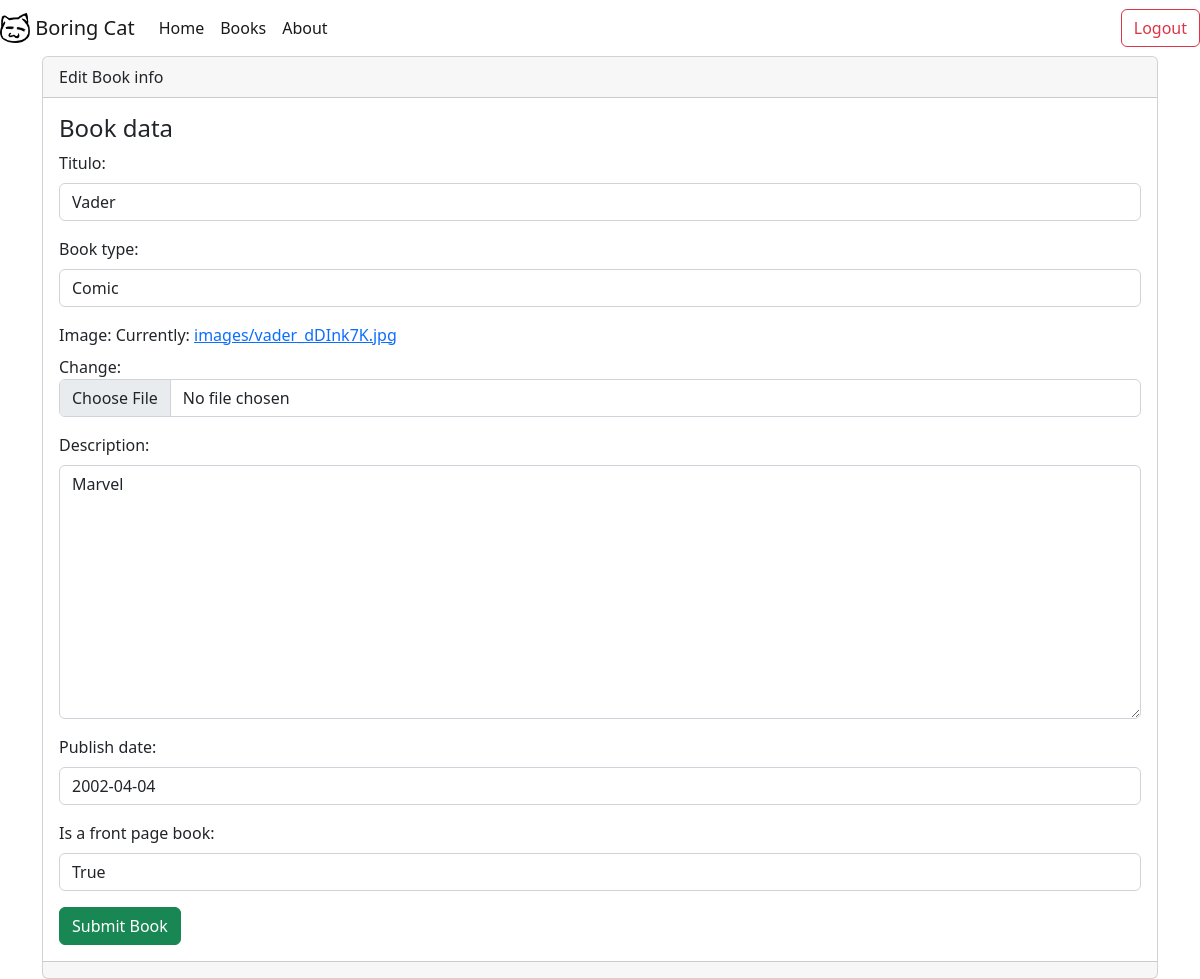
/Books/edit_book/1 (signed in), run on the app's committed database.
### apps/core/models.py (models this page shows, shortened)
class Book(models.Model):
    id = models.AutoField(primary_key=True)
    title = models.CharField(max_length=100, verbose_name="Titulo")
    booktype = models.CharField(max_length=20)
    image = models.ImageField(upload_to="images/", null=True, verbose_name="Image")
    description = models.TextField(
        max_length=1000, verbose_name="Description", null=True, blank=True
    )
    publish_date = models.DateField(null=True)
    front_page = models.BooleanField(default=False)

### apps/core/views.py (the view)
# urls.py: path('Books/edit_book', views.editBookForm,name='EditBook'),
@login_required
def editBookForm(request, id):
    book = models.Book.objects.get(id = id)
    form = forms.BookForm(request.POST or None, request.FILES or None, instance = book)
    print(form)
    context = { 'forms': form}
    return render(request,'books/editbook.html', context)

### apps/core/forms.py
class BookForm(forms.ModelForm):
    booktype = forms.ChoiceField(choices=CHOICES_BOOK, label="Book type")
    front_page = forms.ChoiceField(choices=CHOICES_FRONTPAGE, label="Is a front page book")
    class Meta:
        model = models.Book
        fields = '__all__'
    def __init__(self, *args, **kwargs):
        super().__init__(*args, **kwargs)
        for field in self.fields:
            print(field)
            self.fields[field].widget.attrs.update({'class': 'form-control', 'placeholder':field.capitalize()})

### apps/core/templates/books/editbook.html (shortened to what this page needs)
{% extends 'Base.html' %}
{% load static %}
{% block content %}
<div class="card">
    <div class="card-header">
        Edit Book info
    </div>
    <div class="card-body">
        <h4 class="card-title">Book data</h4>
        {% include 'books/form.html' %}
    </div>
    <div class="card-footer text-muted">
    </div>
</div>
{% endblock content %}

### apps/core/templates/books/form.html (shortened to what this page needs)
<form enctype="multipart/form-data" method="post">
  {% for formfield  in forms  %}
 <div class="mb-3">
   <label for="" class="form-label"> {{formfield.label}}:</label>
   {{ formfield }}
 </div>
 {% endfor %}
 <input name="" id="" class="btn btn-success" type="submit" value="Submit Book">
</form>

### data on the page
Book: forms "Vader" "Comic" "Marvel" "2002-04-04" "True"
